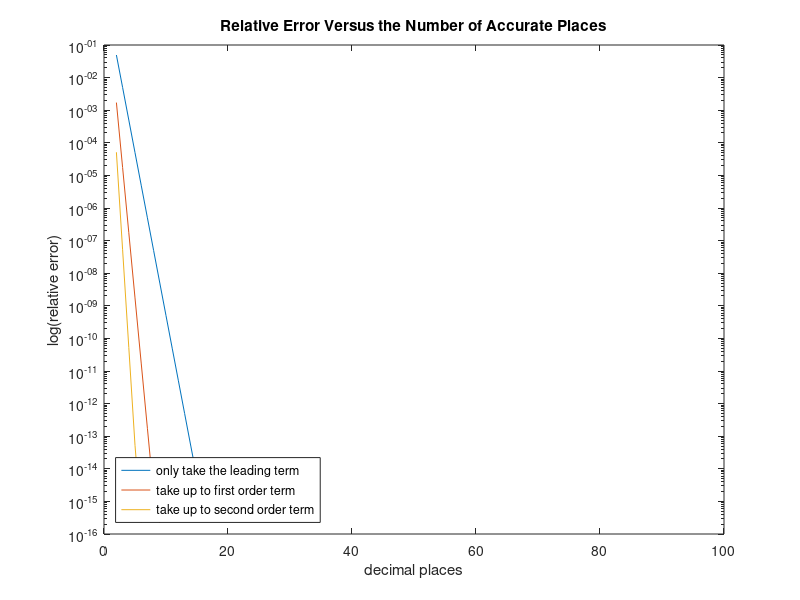

MATLAB code to generate this figure:
len = 100
A = 0.1.^(2:len)*2 %set up geometric sequence: 1st term = 0.02, common factor = 0.1
B = ones(1,len - 1) %set up vector in which entries = 1
R = [2:len] %set up vectors in which entries = index
cal_result = [1:(len - 1)] %only take the leading term
cal_result2 = [1:(len - 1)] %take up to first order term
cal_result3 = [1:(len - 1)] %take up to second order term
C = B - A %Generate vector [0.98, 0.998, 0.9998, ...]
for i=1:(len - 1)
 C(i)=C(i)^(-2.5) 
end
for i=1:(len - 1)
 cal_result(i)=abs((1/C(i)) - 1);
 cal_result2(i)=abs(((1 + 2.5*A(i))/C(i)) - 1);
 cal_result3(i)=abs(((1 + 2.5*A(i) + (35/8)*A(i)*A(i))/C(i)) - 1);
end
%x0 = 10
%y0 = 10
%width = 5500
%height = 4000
%set(gcf,'position',[x0,y0,width,height])
%set(gcf,'units','points','position',[x0,y0,width,height])
semilogy(R,cal_result)
%plot(R,cal_result)
hold on
semilogy(R,cal_result2)
%plot(R,cal_result2)
hold on
semilogy(R,cal_result3)
%plot(R,cal_result3)
title('Relative Error Versus the Number of Accurate Places')
xlabel('decimal places') 
ylabel('log(relative error)') 
legend({'only take the leading term','take up to first order term','take up to second order term'},'Location','southwest')